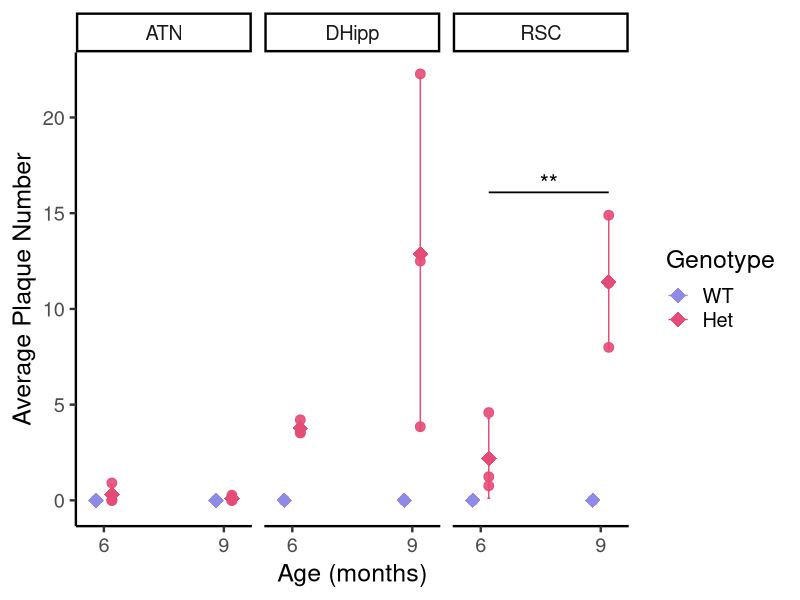
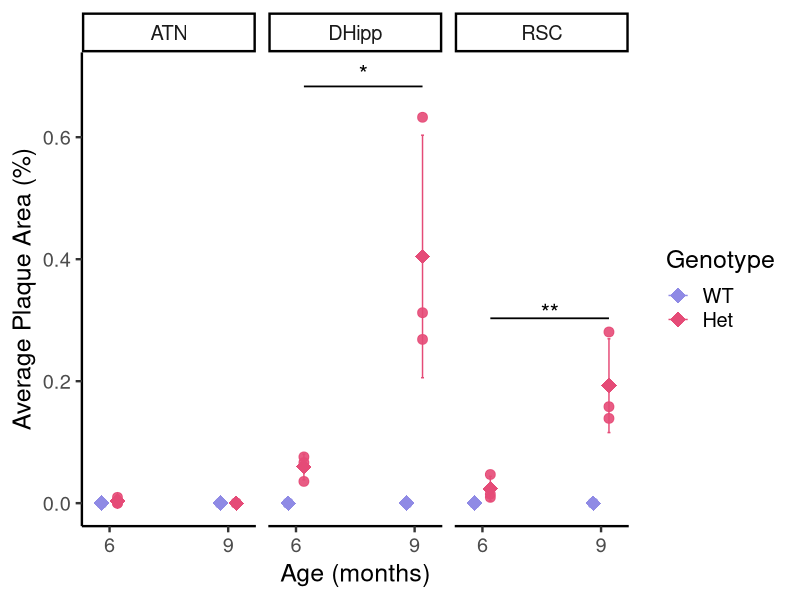
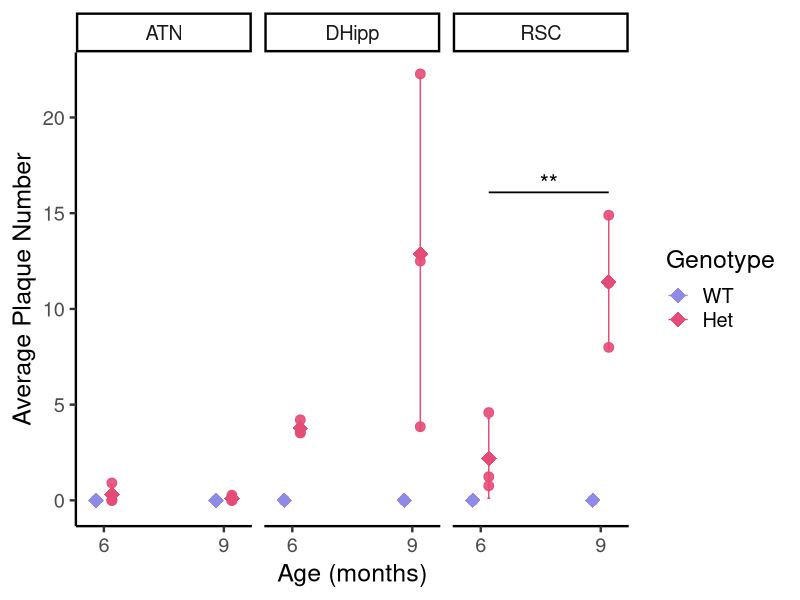
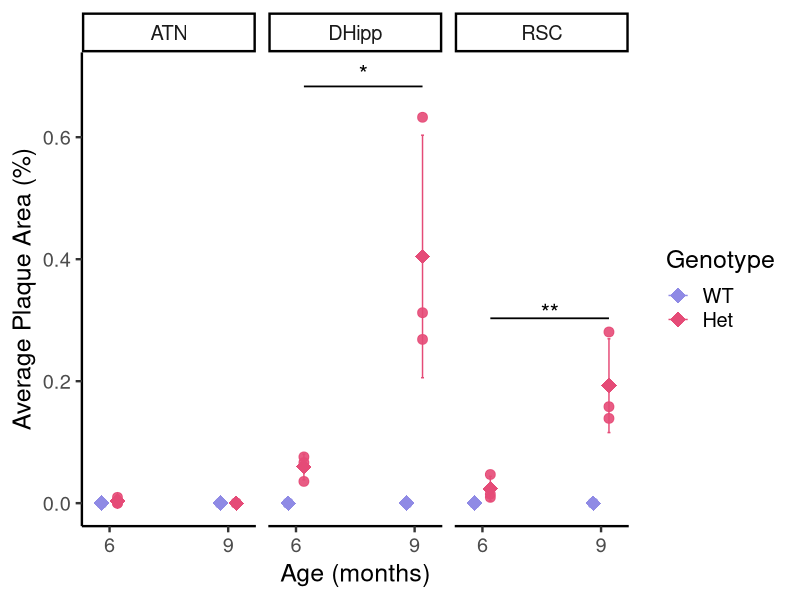

Reproduce these figures in R, in order.
## ---- chunk 1
library(tidyverse)
library(ggplot2)
library(rstatix)
library(lme4)
library(lmerTest)
library(ggsignif)
library(ggpubr)
library(Hmisc)
library(emmeans)
library(broom.mixed)
library(dplyr)

Plaque_Quant <- read_csv("hAPP-J20 Plaque Count and Area.csv") %>%
  select(
    Animal_ID,
    Genotype,
    `Age_months`,
    ROI,
    `Average_Plaque_Number_(mm2)`,
    `Average_Area_(%)`)

Plaque_Quant <- Plaque_Quant %>%
  rename(Avg_Plaque_Number_mm2 = `Average_Plaque_Number_(mm2)`,
    Avg_Plaque_Area_pct   = `Average_Area_(%)`)
## ---- chunk 2
mouse_means <- Plaque_Quant %>%
  group_by(Animal_ID, ROI, Age_months, Genotype) %>%
  summarise(
    Average_Plaque_Number = mean(Avg_Plaque_Number_mm2, na.rm = TRUE),
    Average_Plaque_Area   = mean(Avg_Plaque_Area_pct, na.rm = TRUE),
    .groups = "drop")

mouse_means <- mouse_means %>%
  mutate(
    Genotype = factor(Genotype, levels = c("WT", "Het")),
    Age_months = factor(Age_months, levels = c("6", "9")),
    ROI = factor(ROI))
## ---- chunk 3
anova_number <- mouse_means %>%
  group_by(ROI) %>%
  anova_test(
    dv = Average_Plaque_Number,
    between = c(Genotype, Age_months))

anova_number

anova_area <- mouse_means %>%
  group_by(ROI) %>%
  anova_test(
    dv = Average_Plaque_Area,
    between = c(Genotype, Age_months))

anova_area
## ---- chunk 4
Post_Hoc_Tukey_Number <- mouse_means %>%
  group_by(ROI) %>%
  tukey_hsd(Average_Plaque_Number ~ Genotype * Age_months) %>%
  filter(p.adj <= 0.05)

Post_Hoc_Tukey_Area <- mouse_means %>%
  group_by(ROI) %>%
  tukey_hsd(Average_Plaque_Area ~ Genotype * Age_months) %>%
  filter(p.adj <= 0.05)
## ---- chunk 5
lmm_num <- lmer(
  Average_Plaque_Number ~ Genotype * Age_months * ROI + (1 | Animal_ID),
  data = mouse_means)

summary(lmm_num)
anova(lmm_num, type = 3)

posthoc_num_gen <- emmeans(lmm_num, ~ Genotype | Age_months * ROI)
pairs_num_gen <- contrast(posthoc_num_gen, "pairwise", adjust = "tukey")
pairs_num_gen


posthoc_num_age <- emmeans(lmm_num, ~ Age_months | Genotype * ROI)
pairs_num_age <- contrast(posthoc_num_age, "pairwise", adjust = "tukey")
pairs_num_age
## ---- chunk 6
lmm_area <- lmer(
  Average_Plaque_Area ~ Genotype * Age_months * ROI + (1 | Animal_ID),
  data = mouse_means)

summary(lmm_area)
anova(lmm_area, type = 3)

posthoc_area_gen <- emmeans(lmm_area, ~ Genotype | Age_months * ROI)
pairs_area_gen <- contrast(posthoc_area_gen, "pairwise", adjust = "tukey")

posthoc_area_age <- emmeans(lmm_area, ~ Age_months | Genotype * ROI)
pairs_area_age <- contrast(posthoc_area_age, "pairwise", adjust = "tukey")
## ---- chunk 7
het_age_effects_number <- Post_Hoc_Tukey_Number %>% 
  filter(
    ROI %in% c("RSC"),
    group1 == "Het:6",
    group2 == "Het:9") %>%
  select(ROI, p.adj)


sig_df_number <- mouse_means %>%
  filter(Genotype == "Het", ROI %in% c("RSC")) %>%
  group_by(ROI) %>%
  summarise(
    y_max = max(Average_Plaque_Number, na.rm = TRUE)
  ) %>%
  left_join(het_age_effects_number, by = "ROI") %>%      # <-- ADD P-VALUES HERE
  mutate(
    x_start = 6.2,
    x_end   = 9.2,
    y       = y_max * 1.08,
    label = case_when(
      p.adj < 0.001 ~ "***",
      p.adj < 0.01  ~ "**",
      p.adj < 0.05  ~ "*",
      TRUE          ~ "ns"))

mouse_means <- mouse_means %>%
  mutate(Age_months = as.numeric(as.character(Age_months)))

Average_Plaque_Number_Plot <- ggplot(mouse_means,
       aes(x = Age_months,
           y = Average_Plaque_Number,
           colour = Genotype)) +
  geom_point(position = position_dodge(width = 0.8),
             size = 3, alpha = 0.9) +
  stat_summary(fun = mean,
               geom = "point",
               position = position_dodge(width = 0.8),
               size = 5,
               shape = 18) +
  stat_summary(fun.data = mean_sdl,
               fun.args = list(mult = 1),
               geom = "errorbar",
               width = 0.15,
               position = position_dodge(width = 0.8)) +
  facet_wrap(~ ROI, ncol = 3) +
  scale_x_continuous(
  breaks = c(6, 9),
  limits = c(5.5, 9.5)) +
  labs(x = "Age (months)",
       y = "Average Plaque Number",
       colour = "Genotype") +
  theme_classic(base_size = 18) +
  scale_colour_manual(values = c(
    WT  = "#8F8AE5",
    Het = "#E54B77")) +
  # horizontal bracket
  geom_segment(
    data = sig_df_number,
    aes(x = x_start, xend = x_end, y = y, yend = y),
    linewidth = 0.6,
    colour = "Black",
    inherit.aes = FALSE) +
  # asterisks
  geom_text(
    data = sig_df_number,
    aes(x = (x_start + x_end) / 2, y = y * 1.03, label = label),
    size = 6,
    colour = "Black",
    inherit.aes = FALSE)
Average_Plaque_Number_Plot
ggsave("Average_Plaque_Number_Plot.png", width = 18, height = 5, dpi = 300)
## ---- chunk 8
het_age_effects_area <- Post_Hoc_Tukey_Area %>% 
  filter(
    ROI %in% c("DHipp", "RSC"),
    group1 == "Het:6",
    group2 == "Het:9") %>%
  select(ROI, p.adj)

sig_df_area <- mouse_means %>%
  filter(Genotype == "Het", ROI %in% c("DHipp", "RSC")) %>%
  group_by(ROI) %>%
  summarise(
    y_max = max(Average_Plaque_Area, na.rm = TRUE)) %>%
  left_join(het_age_effects_area, by = "ROI") %>%      #Adds p-values
  mutate(
    x_start = 6.2,
    x_end   = 9.2,
    y       = y_max * 1.08,
    label = case_when(
      p.adj < 0.001 ~ "***",
      p.adj < 0.01  ~ "**",
      p.adj < 0.05  ~ "*",
      TRUE          ~ "ns"))


Average_Plaque_Area_Plot <- ggplot(mouse_means,
       aes(x = Age_months,
           y = Average_Plaque_Area,
           colour = Genotype)) +
  geom_point(position = position_dodge(width = 0.8),
             size = 3, alpha = 0.9) +
  stat_summary(fun = mean,
               geom = "point",
               position = position_dodge(width = 0.8),
               size = 5,
               shape = 18) +
  stat_summary(fun.data = mean_sdl,
               fun.args = list(mult = 1),
               geom = "errorbar",
               width = 0.15,
               position = position_dodge(width = 0.8)) +
  facet_wrap(~ ROI, ncol = 3) +
  scale_x_continuous(
  breaks = c(6, 9),
  limits = c(5.5, 9.5)) +
  labs(x = "Age (months)",
       y = "Average Plaque Area (%)",
       colour = "Genotype") +
  theme_classic(base_size = 18) +
  scale_colour_manual(values = c(
    WT  = "#8F8AE5",
    Het = "#E54B77")) +
  # horizontal bracket
  geom_segment(
    data = sig_df_area,
    aes(x = x_start, xend = x_end, y = y, yend = y),
    linewidth = 0.6,
    colour = "Black",
    inherit.aes = FALSE) +
  # asterisks
  geom_text(
    data = sig_df_area,
    aes(x = (x_start + x_end) / 2, y = y * 1.03, label = label),
    size = 6,
    colour = "Black",
    inherit.aes = FALSE)
Average_Plaque_Area_Plot
ggsave("Average_Plaque_Area_Plot.png", width = 18, height = 5, dpi = 300)
